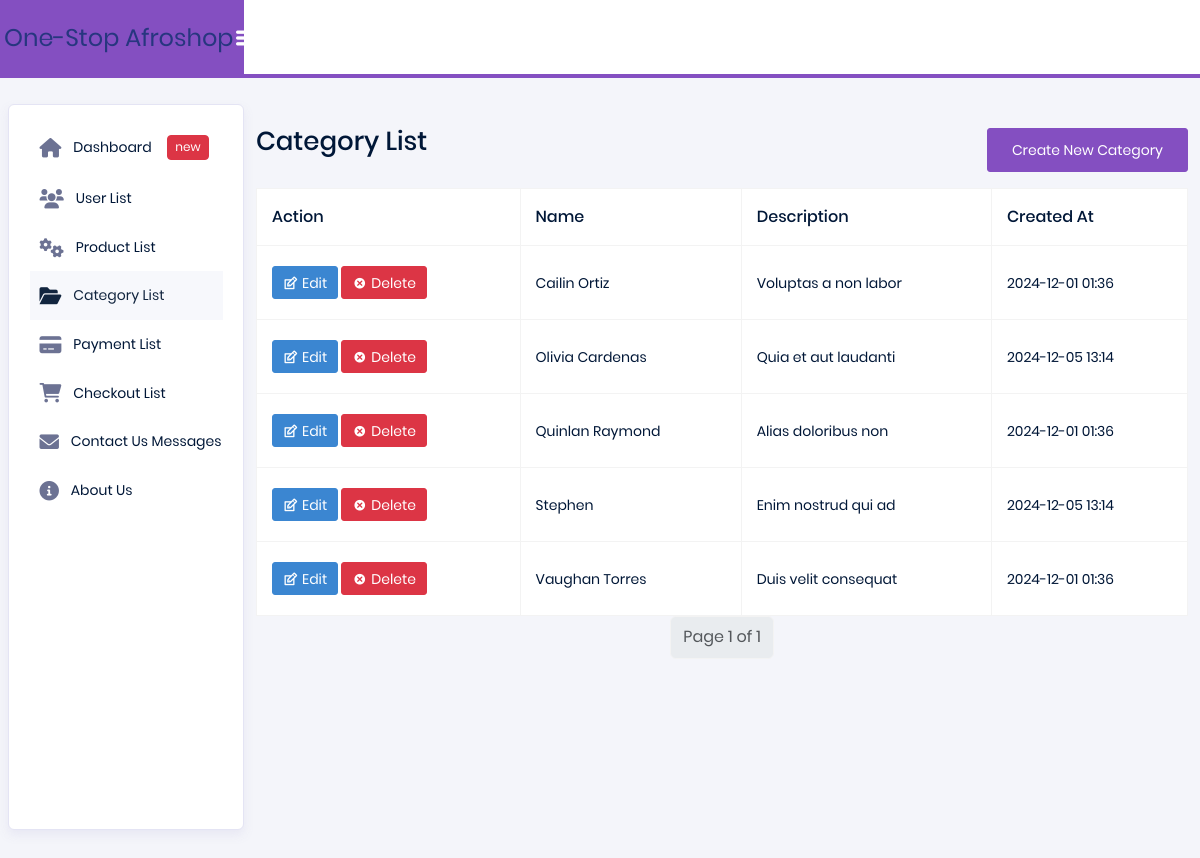
Page /categories/ on the committed database.
### products/models.py (models this page shows, shortened)
class Category(models.Model):
    name = models.CharField(max_length=255)
    description = models.TextField(blank=True, null=True)
    image = models.ImageField(upload_to='category_images/', blank=True, null=True)
    created_at = models.DateTimeField(auto_now_add=True)
    updated_at = models.DateTimeField(auto_now=True)
    class Meta:
        ordering = ['name']
        verbose_name = 'Category'
        verbose_name_plural = 'Categories'

### admin_panel/views/category_views.py (the view)
# urls.py: path('categories/', category_views.category_list, name='category_list'),  # List categories
def category_list(request):
    categories = Category.objects.all()
    return render(request, 'pages/categories/category_list.html', {'categories': categories})

### admin_panel/templates/pages/categories/category_list.html (shortened to what this page needs)
{% extends 'base.html' %}
{% block content %}
<div class="container mt-4">
    <div class="d-flex justify-content-between mb-3">
        <h2>Category List</h2>
        <a href="{% url 'category_create' %}" class="btn btn-primary">Create New Category</a>
    </div>
    <div class="table-responsive">
        <table class="table table-bordered" id="category-table">
            <thead>
                <tr>
                    <th>Action</th>
                    <th>Name</th>
                    <th>Description</th>
                    <th>Created At</th>
                </tr>
            </thead>
            <tbody id="category-list">
                {% for category in categories %}
                    <tr class="category-row">
                        <td>
                            <a href="{% url 'category_edit' category.pk %}" class="btn btn-sm btn-info">
                                <i class="typcn typcn-edit"></i> Edit
                            </a>
                            <form method="post" action="{% url 'category_delete' category.pk %}" style="display:inline;">
                                <button type="submit" class="btn btn-sm btn-danger" onclick="return confirm('Are you sure you want to delete this category?');">
                                    <i class="typcn typcn-delete"></i> Delete
                                </button>
                            </form>
                        </td>
                        <td>{{ category.name }}</td>
                        <td>{{ category.description }}</td>
                        <td>{{ category.created_at|date:"Y-m-d H:i" }}</td>
                    </tr>
                {% endfor %}
            </tbody>
        </table>
    </div>
    <div class="d-flex justify-content-center">
        <nav aria-label="Page navigation">
            <ul class="pagination" id="pagination">
            </ul>
        </nav>
    </div>
</div>
{% endblock %}

### rows in the picture
Category: name "Cailin Ortiz", description "Voluptas a non labor", created_at "2024-12-01 01:36"
Category: name "Olivia Cardenas", description "Quia et aut laudanti", created_at "2024-12-05 13:14"
Category: name "Quinlan Raymond", description "Alias doloribus non", created_at "2024-12-01 01:36"
Category: name "Stephen", description "Enim nostrud qui ad", created_at "2024-12-05 13:14"
Category: name "Vaughan Torres", description "Duis velit consequat", created_at "2024-12-01 01:36"
